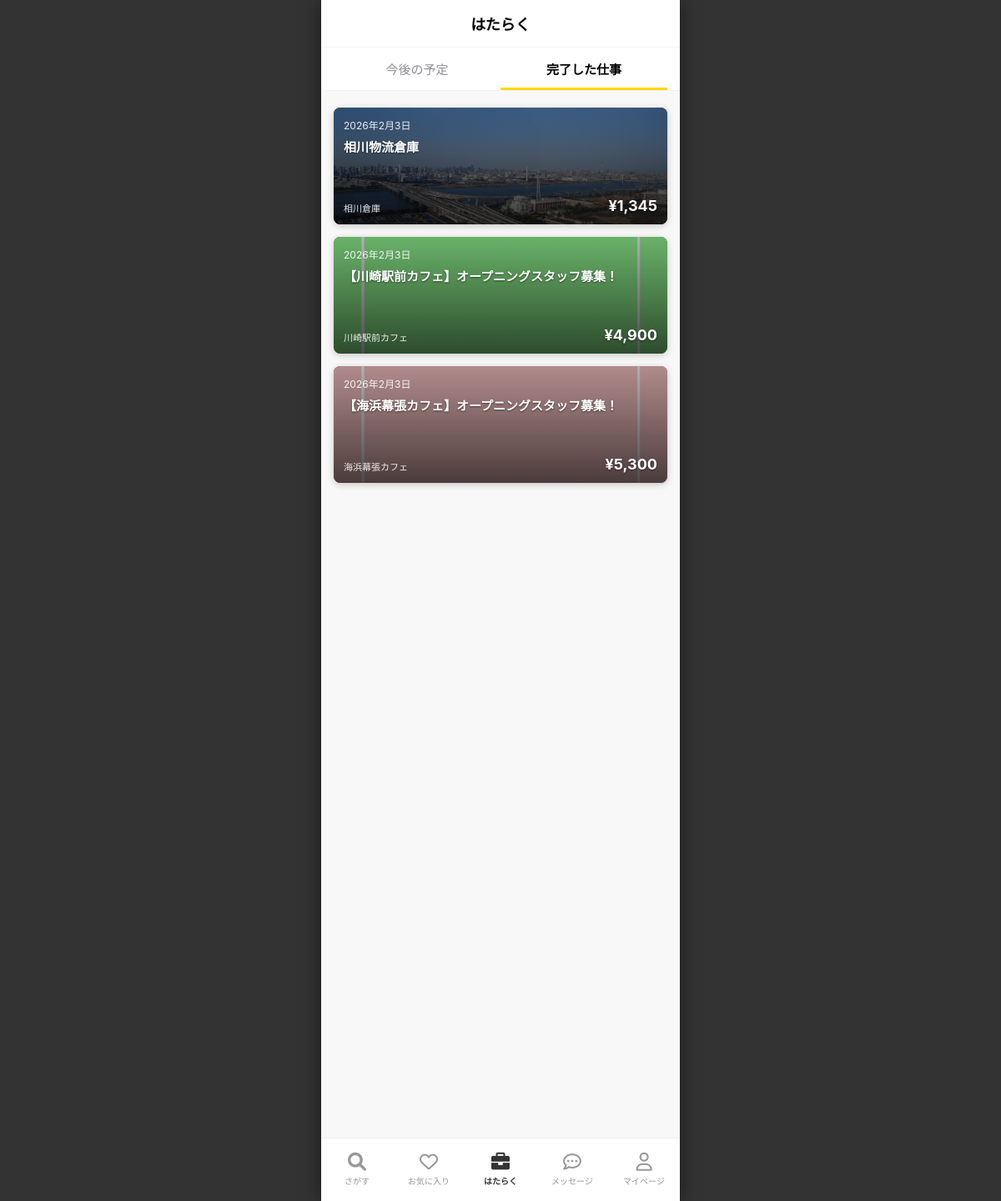
/schedule/completed/ (signed in), run on the app's committed database.
### business/models.py (models this page shows, shortened)
class JobApplication(models.Model):
    job_posting = models.ForeignKey(JobPosting, on_delete=models.CASCADE, related_name='applications')
    worker = models.ForeignKey(User, on_delete=models.CASCADE, related_name='job_applications')
    status = models.CharField("状態", max_length=20, default="確定済み")
    applied_at = models.DateTimeField(auto_now_add=True)
    attendance_at = models.DateTimeField("出勤日時", null=True, blank=True) # チェックイン
    leaving_at = models.DateTimeField("退勤日時", null=True, blank=True)     # チェックアウト
    answer1 = models.TextField("回答1", blank=True, null=True)
    answer2 = models.TextField("回答2", blank=True, null=True)
    answer3 = models.TextField("回答3", blank=True, null=True)
    answered_at = models.DateTimeField("回答日時", null=True, blank=True)
    is_reward_paid = models.BooleanField("報酬支払い済み", default=False)
    actual_break_duration = models.IntegerField("実績休憩時間(分)", default=0)
    class Meta:
        unique_together = ('job_posting', 'worker')

class JobPosting(models.Model):
    template = models.ForeignKey(JobTemplate, on_delete=models.CASCADE)
    work_date = models.DateField("勤務日")
    start_time = models.TimeField("開始時間")
    end_time = models.TimeField("終了時間")
    title = models.CharField("求人タイトル", max_length=200)
    work_content = models.TextField("業務内容", blank=True, null=True)
    is_long_term = models.BooleanField("長期バイト募集", default=False)
    hourly_wage = models.IntegerField("時給", default=1100)
    transportation_fee = models.IntegerField("交通費", default=500)
    recruitment_count = models.IntegerField("募集人数", default=1)
    break_start = models.TimeField("休憩開始時間", null=True, blank=True)
    break_duration = models.IntegerField("休憩時間(分)", default=0)
    application_deadline = models.DateTimeField("応募締切日時", null=True, blank=True)
    VISIBILITY_CHOICES = [
        ('public', '一般公開'),
        ('badge', 'バッジ限定'),
        ('group', 'グループ限定'),
        ('first_time', '初回ワーカー限定'),
        ('url', 'URL限定'),
    ]
    visibility = models.CharField("公開範囲", max_length=20, choices=VISIBILITY_CHOICES, default='public')
    is_published = models.BooleanField(default=True)
    created_at = models.DateTimeField(auto_now_add=True)
    @property
    def total_payment(self):
        from datetime import datetime, date, timedelta
        d = date.today()
        start_dt = datetime.combine(d, self.start_time)
        end_dt = datetime.combine(d, self.end_time)
        if end_dt <= start_dt:
            end_dt += timedelta(days=1)
        duration_hours = (end_dt - start_dt).total_seconds() / 3600
        work_hours = max(0, duration_hours - (self.break_duration / 60))
        return int(self.hourly_wage * work_hours) + self.transportation_fee

class JobTemplate(models.Model):
    store = models.ForeignKey(Store, on_delete=models.CASCADE)
    title = models.CharField("求人タイトル", max_length=200)
    industry = models.CharField("業種", max_length=100)
    occupation = models.CharField("職種", max_length=100)
    work_content = models.TextField("業務内容")
    precautions = models.TextField("注意事項")
    has_unexperienced_welcome = models.BooleanField("未経験者歓迎", default=False)
    has_bike_car_commute = models.BooleanField("バイク/車通勤可", default=False)
    has_clothing_free = models.BooleanField("服装自由", default=False)
    has_coupon_get = models.BooleanField("クーポンGET", default=False)
    has_meal = models.BooleanField("まかないあり", default=False)
    has_hair_color_free = models.BooleanField("髪型/カラー自由", default=False)
    has_bike_bicycle_commute = models.BooleanField("バイク/自転車通勤可", default=False)
    has_bicycle_commute = models.BooleanField("自転車通勤可", default=False)
    has_transportation_allowance = models.BooleanField("交通費支給", default=False)
    belongings = models.TextField("持ち物", blank=True, null=True)
    requirements = models.TextField("働くための条件", blank=True, null=True)
    manual_pdf = models.FileField("業務に関する書類(PDF)", upload_to='job_manuals/', null=True, blank=True)
    address = models.CharField("就業場所の住所", max_length=255)
    access = models.TextField("アクセス", blank=True, null=True)
    contact_number = models.CharField("緊急連絡先", max_length=20)
    SMOKING_CHOICES = [
        ('indoor_no_smoking', '屋内禁煙'),
        ('indoor_smoking_separate', '分煙'),
        ('indoor_smoking_ok', '屋内喫煙可'),
    ]
    smoking_prevention = models.CharField("受動喫煙防止措置", max_length=50, choices=SMOKING_CHOICES, default='indoor_no_smoking')
    has_smoking_area = models.BooleanField("喫煙可能エリアでの作業あり", default=False)
    question1 = models.CharField("働く前の質問1", max_length=200, blank=True, null=True)
    question2 = models.CharField("働く前の質問2", max_length=200, blank=True, null=True)
    question3 = models.CharField("働く前の質問3", max_length=200, blank=True, null=True)
    requires_qualification = models.BooleanField("資格が必要ですか？", default=False)
    QUAL_CHOICES = [
        ('none', '選択してください'),
        ('ordinary_car_license', '普通自動車免許'),
        ('mid_size_car_license', '中型自動車免許'),
        ('large_size_car_license', '大型自動車免許'),
        ('semi_mid_size_car_license', '準中型自動車免許'),
        ('motorcycle_license', '普通自動二輪車免許'),
        ('large_motorcycle_license', '大型自動二輪車免許'),
        ('moped_license', '原付免許'),
        ('forklift', 'フォークリフト'),
        ('hazardous_materials_b4', '危険物取扱者（乙4）'),
        ('food_hygiene_manager', '食品衛生責任者'),
        ('cook', '調理師'),
        ('nursing_care_basics', '介護職員初任者研修'),
        ('registered_seller', '登録販売者'),
        ('security_guard_training', '警備員新任教育受講済'),
        ('health_supervisor', '衛生管理者'),
    ]
    qualification_type = models.CharField("資格種別(旧)", max_length=50, choices=QUAL_CHOICES, default='none', blank=True, null=True)
    qualification = models.ForeignKey(QualificationMaster, on_delete=models.SET_NULL, null=True, blank=True, verbose_name="必須資格")
    qualification_notes = models.TextField("資格の補足情報", blank=True, null=True)
    skills = models.TextField("必要なスキル", blank=True, null=True) # カンマ区切りなどで保存
    other_conditions = models.TextField("その他の条件", blank=True, null=True) # 改行区切りなどで保存
    auto_message = models.TextField("自動送信メッセージ", blank=True, null=True)
    latitude = models.FloatField("緯度", null=True, blank=True)
    longitude = models.FloatField("経度", null=True, blank=True)
    created_at = models.DateTimeField(auto_now_add=True)

class JobTemplatePhoto(models.Model):
    template = models.ForeignKey(JobTemplate, on_delete=models.CASCADE, related_name='photos')
    image = models.ImageField("写真", upload_to='job_templates/photos/')
    order = models.PositiveIntegerField("表示順", default=0)
    class Meta:
        ordering = ['order']

class Store(models.Model):
    business = models.ForeignKey(BusinessProfile, on_delete=models.CASCADE)
    store_name = models.CharField("店舗名", max_length=100)
    industry = models.CharField("業種", max_length=50, blank=True, null=True) # 画像準拠で追加
    post_code = models.CharField("郵便番号", max_length=7)
    prefecture = models.CharField("都道府県", max_length=20)
    city = models.CharField("市区町村名", max_length=100)
    address_line = models.CharField("町域・番地", max_length=100)
    building = models.CharField("建物名など", max_length=100, blank=True)
    latitude = models.FloatField("緯度", null=True, blank=True)
    longitude = models.FloatField("経度", null=True, blank=True)

### jobs/views.py (the view)
# urls.py: path('schedule/completed/', job_views.WorkScheduleCompletedView.as_view(), name='work_completed'), # ★追加
class WorkScheduleCompletedView(WorkScheduleBaseView):
    template_name = 'Work/work_completed.html'
    def get_context_data(self, **kwargs):
        context = super().get_context_data(**kwargs)
        now = timezone.now()
        applications = JobApplication.objects.filter(
            worker=self.request.user
        ).select_related(
            'job_posting',
            'job_posting__template__store'
        ).prefetch_related(
            'job_posting__template__photos'
        ).order_by('job_posting__work_date', 'job_posting__start_time')
        completed = []
        for app in applications:
            job_end = timezone.make_aware(datetime.combine(app.job_posting.work_date, app.job_posting.end_time))
            if app.status == '完了' or job_end < now or app.leaving_at:
                completed.append(app)
        context['completed_grouped'] = self.group_by_date(completed)
        context['tab'] = 'completed'
        return context

### jobs/views.py (called while the page is built)
    def group_by_date(self, app_list):
        grouped = {}
        weekday_map = {0: '月', 1: '火', 2: '水', 3: '木', 4: '金', 5: '土', 6: '日'}
        for app in app_list:
            d = app.job_posting.work_date
            if d not in grouped:
                grouped[d] = [weekday_map[d.weekday()], []]
            grouped[d][1].append(app)
        result = []
        for d in sorted(grouped.keys()):
            result.append((d, grouped[d][0], grouped[d][1]))
        return result

### jobs/templates/Work/work_completed.html (shortened to what this page needs)
{% extends 'base_main.html' %}
{% load static %}
{% load humanize %}
{% block content %}
<div class="work-container">
    <div class="work-header">はたらく</div>
    <div class="work-tabs">
        <a href="{% url 'work_schedule' %}" class="work-tab">今後の予定</a>
        <a href="{% url 'work_completed' %}" class="work-tab active">完了した仕事</a>
    </div>
    {% if completed_grouped %}
    {% for date, weekday, apps in completed_grouped %}
    <div class="schedule-group">
        {% for app in apps %}
        <a href="{% url 'job_completed_detail' app.job_posting.pk %}" class="completed-card">
            <div class="card-bg">
                {% if app.job_posting.template.photos.first %}
                <img src="{{ app.job_posting.template.photos.first.image.url }}" alt="bg">
                {% else %}
                <div class="no-img-bg"></div>
                {% endif %}
                <div class="img-overlay"></div>
            </div>
            <div class="card-content-overlay">
                <div class="card-date">{{ app.job_posting.work_date|date:"Y年n月j日" }}</div>
                <div class="card-title">
                    {{ app.job_posting.title }}
                </div>
                <div class="card-footer">
                    <div class="card-store">{{ app.job_posting.template.store.store_name }}</div>
                    <div class="card-price">¥{{ app.job_posting.total_payment|intcomma }}</div>
                </div>
            </div>
        </a>
        {% endfor %}
    </div>
    {% endfor %}
    {% else %}
    <div class="empty-state">
        <i class="fa-solid fa-check-double"></i>
        <p>完了した仕事はありません</p>
    </div>
    {% endif %}
</div>
{% endblock %}

### templates/base_main.html (style rules this page uses)
:root { --timee-yellow: #FFD700; --ios-blue: #007AFF; --bg-gray: #F8F8F8; }
body, html { margin: 0; padding: 0; height: 100%; width: 100%; background-color: #333; display: flex; justify-content: center; align-items: center; overflow: hidden; font-family: -apple-system, sans-serif; }

### jobs/templates/Work/work_completed.html (style rules this page uses)
.work-container { background-color: #F8F8F8; min-height: 100vh; padding-bottom: 80px; }
.work-header { background: white; padding: 15px 0; text-align: center; font-weight: bold; font-size: 18px; color: #000; border-bottom: 1px solid #f2f2f2; }
.work-tabs { display: flex; background: white; padding: 0 15px; border-bottom: 1px solid #f2f2f2; }
.work-tab { flex: 1; padding: 15px 0; text-align: center; font-size: 15px; color: #8E8E93; text-decoration: none; position: relative; }
.work-tab.active { color: #000; font-weight: bold; }
.work-tab.active::after { content: ""; position: absolute; bottom: 0; left: 0; width: 100%; height: 3px; background: #FFD700; }
.schedule-group { margin-bottom: 30px; }
.schedule-group { margin-bottom: 0; margin-top: 20px; }
.completed-card { display: block; position: relative; background: #333; border-radius: 8px; overflow: hidden; margin: 0 15px 15px; height: 140px; text-decoration: none; color: white; box-shadow: 0 2px 8px rgba(0, 0, 0, 0.2); }
.card-bg { position: absolute; top: 0; left: 0; width: 100%; height: 100%; z-index: 1; }
.card-bg img { width: 100%; height: 100%; object-fit: cover; }
.img-overlay { position: absolute; top: 0; left: 0; width: 100%; height: 100%; background: rgba(0, 0, 0, 0.5); background: linear-gradient(to bottom, rgba(0, 0, 0, 0.3) 0%, rgba(0, 0, 0, 0.7) 100%); }
.card-content-overlay { position: relative; z-index: 2; padding: 12px; height: 100%; box-sizing: border-box; display: flex; flex-direction: column; justify-content: space-between; }
.card-date { font-size: 12px; opacity: 0.9; margin-bottom: 4px; }
.card-title { font-size: 15px; font-weight: bold; line-height: 1.4; display: -webkit-box; -webkit-line-clamp: 2; -webkit-box-orient: vertical; overflow: hidden; text-shadow: 0 1px 2px rgba(0, 0, 0, 0.5); margin-bottom: auto; padding-top: 4px; }
.card-footer { display: flex; align-items: flex-end; justify-content: space-between; margin-top: 8px; }
.card-store { font-size: 11px; opacity: 0.9; max-width: 60%; white-space: nowrap; overflow: hidden; text-overflow: ellipsis; }
.card-price { font-size: 18px; font-weight: bold; text-shadow: 0 1px 2px rgba(0, 0, 0, 0.5); }

### data on the page
JobApplication: job_posting.template.photos.first.image (picture), job_posting.work_date "2026年2月3日", job_posting "相川物流倉庫", job_posting.template.store.store_name "相川倉庫", job_posting.total_payment "1,345"
JobApplication: job_posting.template.photos.first.image (picture), job_posting.work_date "2026年2月3日", job_posting "【川崎駅前カフェ】オープニングスタッフ募集！", job_posting.template.store.store_name "川崎駅前カフェ", job_posting.total_payment "4,900"
JobApplication: job_posting.template.photos.first.image (picture), job_posting.work_date "2026年2月3日", job_posting "【海浜幕張カフェ】オープニングスタッフ募集！", job_posting.template.store.store_name "海浜幕張カフェ", job_posting.total_payment "5,300"
